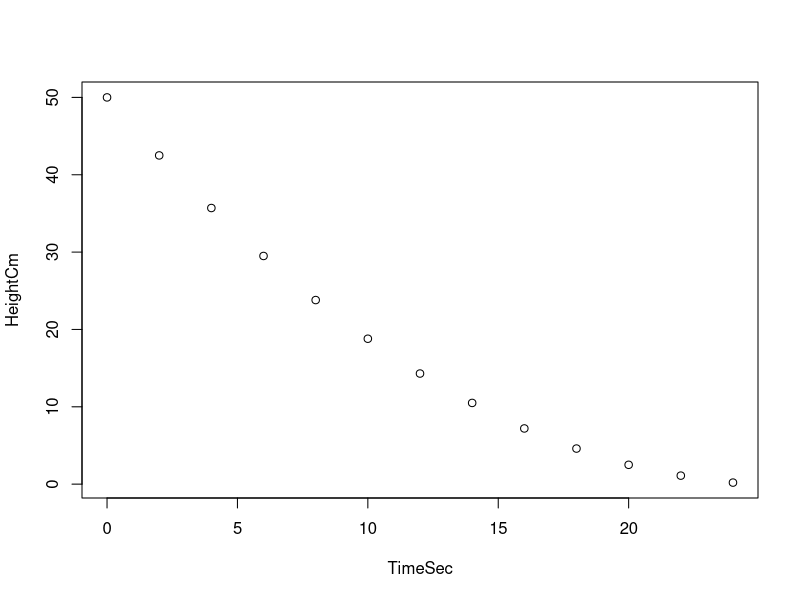
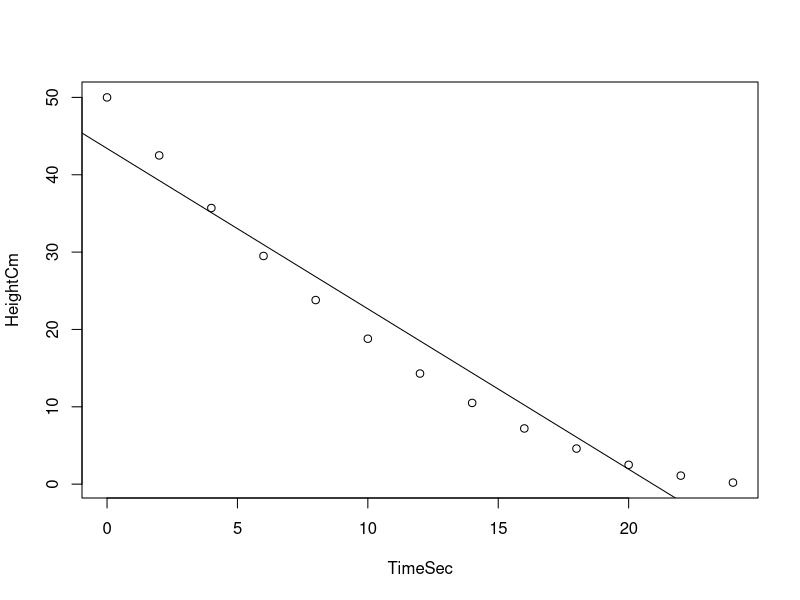
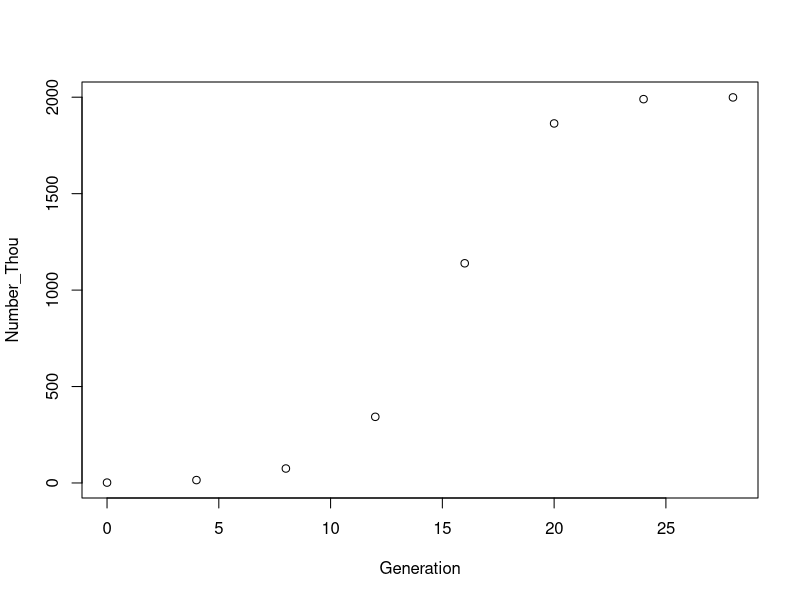

The R source for these figures, in order:
#UT foundations of data analysis 1
install.packages("~/Downloads/SDSFoundations/MD5", repos = NULL)
?install.packages
library(tidyverse)

# Functions as models exercises -------------------------------------------

#Example A
TimeSec <- c(0, 2, 4, 6, 8, 10, 12, 14, 16, 18, 20, 22, 24)
HeightCm <- c(50, 42.5, 35.7, 29.5, 23.8, 18.8, 14.3, 10.5, 7.2, 4.6, 2.5, 1.1, 0.2)
WaterCyl <- data.frame(TimeSec, HeightCm)
plot(WaterCyl)
HeightbyTime <- lm(HeightCm ~ TimeSec, data = WaterCyl)
summary(HeightbyTime)
predict(HeightbyTime, data.frame(TimeSec = c(5, 13)))

plot(WaterCyl)
abline(HeightbyTime)


#attempt to fit the function derived in the exercise
#HeightbyTimeQuad <- function(x) {
#   0.075(x)^2 - 3.87(x) + 50
# }
#lapply(TimeSec, HeightbyTimeQuad)
#abline(lapply(WaterCyl, HeightbyTimeQuad))

## We conclude that a quadratic function represents the situation more
## accurately than a linear function. However, for high water levels the linear
##  function is an equally good representation.


#review question

fishGrowth <- data.frame(Generation = c(0, 4, 8, 12, 16, 20, 24, 28),
                         Number_Thou = c(2, 15, 75, 343, 1139, 1864, 1990, 1999))
plot(fishGrowth)
#looks like logistic might fit bests

